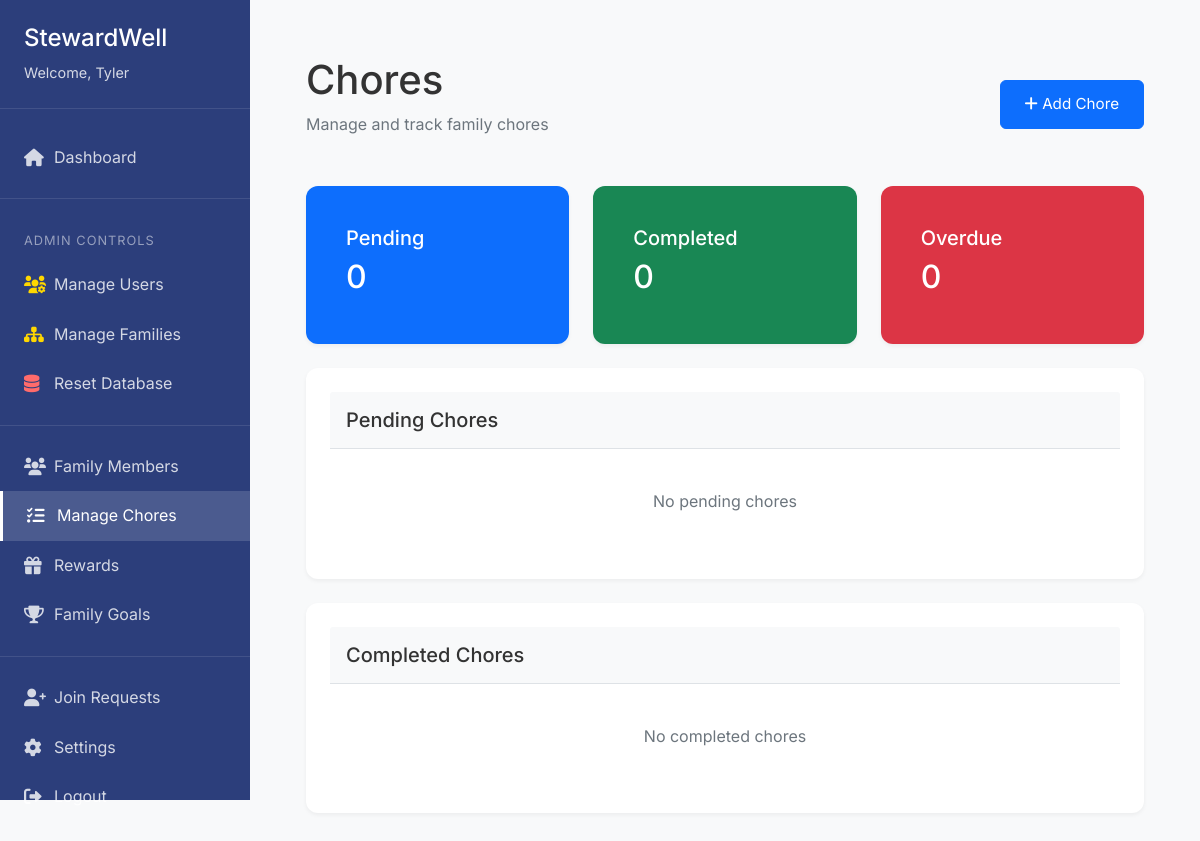
The page /chores/ (signed in) on the database as committed earlier.
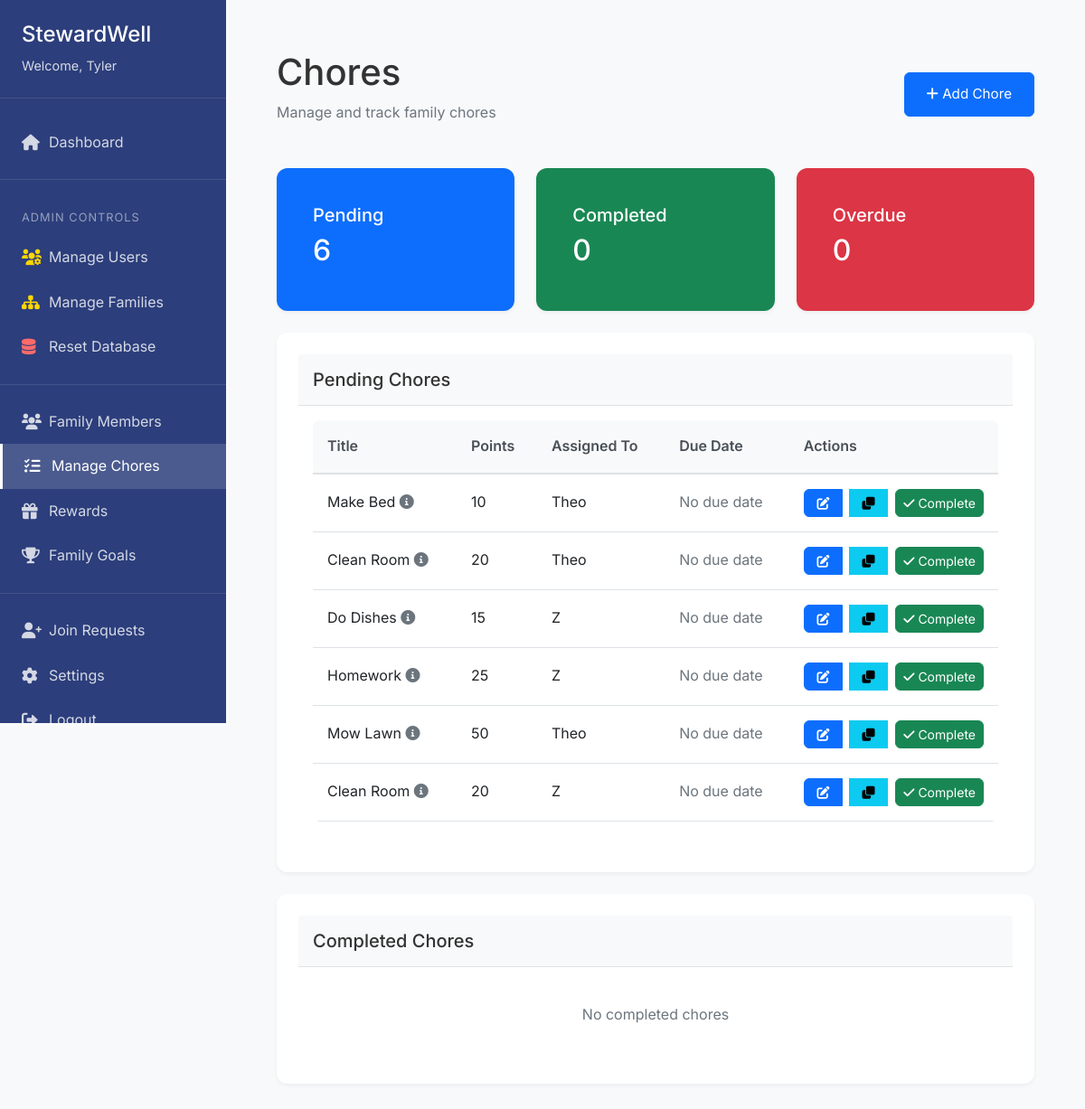
The same page on the database as committed later.
### app/models/user.py (models this page shows)
class User(db.Model, UserMixin):
    id = db.Column(db.Integer, primary_key=True)
    username = db.Column(db.String(64), unique=True, nullable=False)
    email = db.Column(db.String(120), unique=True, nullable=False)
    password_hash = db.Column(db.String(128), nullable=False)
    pin = db.Column(db.String(4))
    created_at = db.Column(db.DateTime, default=datetime.utcnow)
    is_superuser = db.Column(db.Boolean, default=False)
    is_parent = db.Column(db.Boolean, default=False)
    family_id = db.Column(db.Integer, db.ForeignKey('family.id'))
    parent_id = db.Column(db.Integer, db.ForeignKey('user.id'), nullable=True)
    children = db.relationship('User', backref=db.backref('parent', remote_side=[id]))
    coins = db.Column(db.Integer, default=0)
    family_points = db.Column(db.Integer, default=0)

class Chore(db.Model):
    id = db.Column(db.Integer, primary_key=True)
    title = db.Column(db.String(100), nullable=False)
    description = db.Column(db.Text)
    coins = db.Column(db.Integer, default=0)  # Individual reward
    points = db.Column(db.Integer, default=0)  # Family points
    frequency = db.Column(db.String(20))  # daily, weekly, monthly
    due_date = db.Column(db.DateTime)
    created_at = db.Column(db.DateTime, default=datetime.utcnow)
    category_id = db.Column(db.Integer, db.ForeignKey('chore_category.id'))
    family_id = db.Column(db.Integer, db.ForeignKey('family.id'), nullable=False)
    assigned_to_id = db.Column(db.Integer, db.ForeignKey('user.id'))
    created_by_id = db.Column(db.Integer, db.ForeignKey('user.id'), nullable=False)
    assigned_to = db.relationship('User', foreign_keys=[assigned_to_id], backref='assigned_chores')
    created_by = db.relationship('User', foreign_keys=[created_by_id], backref='created_chores')
    status = db.Column(db.String(20), default='pending')  # pending, completed, overdue
    completed_at = db.Column(db.DateTime)

### app/controllers/chores.py (the view)
@chores_bp.route('/')
@login_required
def list_chores():
    if current_user.is_parent:
        chores = Chore.query.filter_by(family_id=current_user.family_id).all()
    else:
        chores = Chore.query.filter_by(
            family_id=current_user.family_id,
            assigned_to_id=current_user.id
        ).all()
    pending_chores = [c for c in chores if c.status == 'pending']
    completed_chores = [c for c in chores if c.status == 'completed']
    overdue_chores = [c for c in chores if c.status == 'overdue']
    categories = ChoreCategory.query.filter_by(family_id=current_user.family_id).all()
    return render_template('chores/list.html',
                         pending_chores=pending_chores,
                         completed_chores=completed_chores,
                         overdue_chores=overdue_chores,
                         categories=categories)

### app/__init__.py (called while the page is built)
@login_manager.user_loader
def load_user(id):
    from app.models.user import User
    return User.query.get(int(id))

### app/templates/chores/list.html (shortened to what this page needs)
{% extends "base.html" %}
{% block authenticated_content %}
<div class="content-container">
    <div class="page-header d-flex justify-content-between align-items-center">
        <div>
            <h1>Chores</h1>
            <p class="text-muted">Manage and track family chores</p>
        </div>
        {% if current_user.is_parent %}
        <button class="btn btn-primary" data-bs-toggle="modal" data-bs-target="#addChoreModal">
            <i class="fas fa-plus"></i> Add Chore
        </button>
        {% endif %}
    </div>
    <div class="row mb-4">
        <div class="col-md-4">
            <div class="card bg-primary text-white">
                <div class="card-body">
                    <h5 class="card-title">Pending</h5>
                    <h2>{{ pending_chores|length }}</h2>
                </div>
            </div>
        </div>
        <div class="col-md-4">
            <div class="card bg-success text-white">
                <div class="card-body">
                    <h5 class="card-title">Completed</h5>
                    <h2>{{ completed_chores|length }}</h2>
                </div>
            </div>
        </div>
        <div class="col-md-4">
            <div class="card bg-danger text-white">
                <div class="card-body">
                    <h5 class="card-title">Overdue</h5>
                    <h2>{{ overdue_chores|length }}</h2>
                </div>
            </div>
        </div>
    </div>
    <div class="card mb-4">
        <div class="card-header">
            <h3>Pending Chores</h3>
        </div>
        <div class="card-body">
            {% if pending_chores %}
            <div class="table-responsive">
                <table class="table">
                    <thead>
                        <tr>
                            <th>Title</th>
                            <th>Points</th>
                            <th>Assigned To</th>
                            <th>Due Date</th>
                            <th>Actions</th>
                        </tr>
                    </thead>
                    <tbody>
                        {% for chore in pending_chores %}
                        <tr>
                            <td>
                                {{ chore.title }}
                                {% if chore.description %}
                                <i class="fas fa-info-circle text-muted"
                                   data-bs-toggle="tooltip"
                                   title="{{ chore.description }}"></i>
                                {% endif %}
                            </td>
                            <td>{{ chore.points }}</td>
                            <td>{{ chore.assigned_to.username }}</td>
                            <td>
                                {% if chore.due_date %}
                                    {{ chore.due_date.strftime('%Y-%m-%d') }}
                                {% else %}
                                    <span class="text-muted">No due date</span>
                                {% endif %}
                            </td>
                            <td>
                                {% if current_user.is_parent or current_user.id == chore.assigned_to_id %}
                                <div class="btn-group">
                                    {% if current_user.is_parent %}
                                    <button class="btn btn-primary btn-sm"
                                            data-bs-toggle="modal"
                                            data-bs-target="#editChoreModal{{ chore.id }}">
                                        <i class="fas fa-edit"></i>
                                    </button>
                                    <button class="btn btn-info btn-sm"
                                            data-bs-toggle="modal"
                                            data-bs-target="#cloneChoreModal{{ chore.id }}">
                                        <i class="fas fa-clone"></i>
                                    </button>
                                    {% endif %}
                                    <form action="{{ url_for('chores.complete_chore', chore_id=chore.id) }}"
                                          method="POST" class="d-inline">
                                        <button type="submit" class="btn btn-success btn-sm">
                                            <i class="fas fa-check"></i> Complete
                                        </button>
                                    </form>
                                </div>
                                {% endif %}
                            </td>
                        </tr>
                        {% endfor %}
                    </tbody>
                </table>
            </div>
            {% else %}
            <p class="text-muted text-center my-4">No pending chores</p>
            {% endif %}
        </div>
    </div>
    <div class="card">
        <div class="card-header">
            <h3>Completed Chores</h3>
        </div>
        <div class="card-body">
            {% if completed_chores %}
            <div class="table-responsive">
                <table class="table">
                    <thead>
                        <tr>
                            <th>Title</th>
                            <th>Points</th>
                            <th>Completed By</th>
                            <th>Completed At</th>
                        </tr>
                    </thead>
                    <tbody>
                        {% for chore in completed_chores %}
                        <tr>
                            <td>{{ chore.title }}</td>
                            <td>{{ chore.points }}</td>
                            <td>{{ chore.assigned_to.username }}</td>
                            <td>{{ chore.completed_at.strftime('%Y-%m-%d %H:%M') }}</td>
                        </tr>
                        {% endfor %}
                    </tbody>
                </table>
            </div>
            {% else %}
            <p class="text-muted text-center my-4">No completed chores</p>
            {% endif %}
        </div>
    </div>
</div>
{% endblock %}

### app/templates/base.html (shortened to what this page needs)
<!DOCTYPE html>
<html lang="en">
<head>
    <link href="https://cdn.jsdelivr.net/npm/bootstrap@5.1.3/dist/css/bootstrap.min.css" rel="stylesheet">
    <link rel="stylesheet" href="https://cdnjs.cloudflare.com/ajax/libs/font-awesome/6.0.0/css/all.min.css">
    <link rel="stylesheet" href="{{ url_for('static', filename='css/style.css') }}">
</head>
<body>
    {% if current_user.is_authenticated %}
        <div class="app-wrapper">
            {% include 'partials/_sidebar.html' %}
            <main class="main-content">
                {% include 'partials/_flash_messages.html' %}
                {% block authenticated_content %}{% endblock %}
            </main>
        </div>
    {% else %}
        {% include 'partials/_navbar.html' %}
        <div class="container">
            {% include 'partials/_flash_messages.html' %}
            {% block content %}{% endblock %}
        </div>
    {% endif %}
</body>
</html>

### app/templates/partials/_sidebar.html (shortened to what this page needs)
<nav class="sidebar">
    <div class="sidebar-header">
        <h1>StewardWell</h1>
        <p>Welcome, {{ current_user.username }}</p>
    </div>
    <div class="sidebar-menu">
        <a href="{{ url_for('main.dashboard') }}" class="menu-item {% if request.endpoint == 'main.dashboard' %}active{% endif %}">
            <i class="fas fa-home"></i>
            <span>Dashboard</span>
        </a>
        {% if current_user.is_superuser %}
            <div class="menu-divider"></div>
            <div class="menu-label">Admin Controls</div>
            <a href="{{ url_for('admin.manage_users') }}" class="menu-item {% if request.endpoint == 'admin.manage_users' %}active{% endif %}">
                <i class="fas fa-users-cog"></i>
                <span>Manage Users</span>
            </a>
            <a href="#" class="menu-item">
                <i class="fas fa-sitemap"></i>
                <span>Manage Families</span>
            </a>
            <a href="{{ url_for('main.reset_db') }}" class="menu-item">
                <i class="fas fa-database"></i>
                <span>Reset Database</span>
            </a>
            <div class="menu-divider"></div>
        {% endif %}
        {% if current_user.is_parent %}
            <a href="{{ url_for('family.members') }}" class="menu-item {% if request.endpoint == 'family.members' %}active{% endif %}">
                <i class="fas fa-users"></i>
                <span>Family Members</span>
            </a>
            <a href="{{ url_for('chores.list_chores') }}" class="menu-item {% if request.endpoint == 'chores.list_chores' %}active{% endif %}">
                <i class="fas fa-tasks"></i>
                <span>Manage Chores</span>
            </a>
            <a href="{{ url_for('rewards.list_rewards') }}" class="menu-item {% if request.endpoint == 'rewards.list_rewards' %}active{% endif %}">
                <i class="fas fa-gift"></i>
                <span>Rewards</span>
            </a>
            <a href="{{ url_for('goals.list_goals') }}" class="menu-item {% if request.endpoint == 'goals.list_goals' %}active{% endif %}">
                <i class="fas fa-trophy"></i>
                <span>Family Goals</span>
            </a>
        {% endif %}
        <div class="menu-divider"></div>
        {% if current_user.is_parent %}
            <a href="{{ url_for('settings.pending_requests') }}" class="menu-item {% if request.endpoint == 'settings.pending_requests' %}active{% endif %}">
                <i class="fas fa-user-plus"></i>
                <span>Join Requests</span>
            </a>
        {% endif %}
        <a href="{{ url_for('settings.profile') }}" class="menu-item {% if request.endpoint == 'settings.profile' %}active{% endif %}">
            <i class="fas fa-cog"></i>
            <span>Settings</span>
        </a>
        <a href="{{ url_for('auth.logout') }}" class="menu-item">
            <i class="fas fa-sign-out-alt"></i>
            <span>Logout</span>
        </a>
    </div>
</nav>

### app/templates/partials/_flash_messages.html (shortened to what this page needs)
<div class="toast-container position-fixed top-0 end-0 p-3">
</div>

### app/static/css/style.css (style rules this page uses)
:root { --primary-color: #4169E1; --secondary-color: #4CAF50; --background-color: #f8f9fa; --text-color: #333; --border-color: #e0e0e0; --shadow: 0 2px 4px rgba(0,0,0,0.05); }
body { background-color: var(--background-color); color: var(--text-color); font-family: 'Inter', -apple-system, BlinkMacSystemFont, sans-serif; line-height: 1.6; }
.btn { padding: 0.75rem 1.5rem; border-radius: 6px; font-size: 0.95rem; transition: all 0.2s ease; text-decoration: none; display: inline-block; }
.card { background: white; padding: 1.5rem; border-radius: 12px; box-shadow: var(--shadow); border: none; }
.card h3 { color: var(--text-color); font-size: 1.1rem; margin-bottom: 1rem; }
.app-wrapper { display: flex; min-height: 100vh; }
.sidebar { width: 250px; background-color: var(--sidebar-bg, #2C3E7B); color: white; padding: 1.5rem 0; display: flex; flex-direction: column; position: fixed; height: 100vh; left: 0; top: 0; }
.main-content { flex: 1; margin-left: 250px; padding: 2rem; background-color: var(--background-color); }
.sidebar-header { padding: 0 1.5rem 1.5rem; border-bottom: 1px solid rgba(255, 255, 255, 0.1); }
.sidebar-header h1 { font-size: 1.5rem; margin-bottom: 0.5rem; color: white; }
.sidebar-header p { font-size: 0.9rem; opacity: 0.8; margin: 0; }
.sidebar-menu { display: flex; flex-direction: column; padding: 1.5rem 0; }
.menu-item { display: flex; align-items: center; padding: 0.75rem 1.5rem; color: rgba(255, 255, 255, 0.8); text-decoration: none; transition: all 0.3s ease; }
.menu-item.active { background-color: rgba(255, 255, 255, 0.15); color: white; border-left: 3px solid white; }
.menu-item i { width: 20px; margin-right: 10px; font-size: 1.1rem; }
.menu-divider { height: 1px; background-color: rgba(255, 255, 255, 0.1); margin: 1rem 0; }
.sidebar-menu a:last-child { margin-top: auto; }
.menu-label { color: rgba(255, 255, 255, 0.5); font-size: 0.8rem; text-transform: uppercase; letter-spacing: 1px; padding: 0.5rem 1.5rem; margin-top: 0.5rem; }
.menu-item i.fas.fa-users-cog, .menu-item i.fas.fa-sitemap, .menu-item i.fas.fa-database { color: #ffd700; }
.menu-item i.fas.fa-database { color: #ff6b6b; }
.content-container { padding: 1.5rem; }
.page-header { margin-bottom: 2rem; }
.page-header h1 { margin-bottom: 0.5rem; }
.table { background: white; border-radius: 8px; overflow: hidden; }
.table th { background-color: #f8f9fa; border-bottom: 2px solid #dee2e6; color: #495057; font-weight: 600; }
.table td, .table th { padding: 1rem; vertical-align: middle; }
.btn-group { display: flex; gap: 0.5rem; }
.btn-sm { padding: 0.25rem 0.5rem; font-size: 0.875rem; }
.card-header { background-color: #f8f9fa; border-bottom: 1px solid #dee2e6; padding: 1rem; }
.card-header h3 { margin: 0; font-size: 1.25rem; color: var(--text-color); }
.toast-container { z-index: 1050; }

Rows that differ between the two databases and show on the page:
now on this page (row edited): Chore: title "Make Bed", points "10", assigned_to.username "Theo", shows "No due date"
added Chore: title "Clean Room", points "20", assigned_to.username "Theo", shows "No due date"
added Chore: title "Do Dishes", points "15", assigned_to.username "Z", shows "No due date"
added Chore: title "Homework", points "25", assigned_to.username "Z", shows "No due date"
added Chore: title "Mow Lawn", points "50", assigned_to.username "Theo", shows "No due date"
added Chore: title "Clean Room", points "20", assigned_to.username "Z", shows "No due date"
Other text that changed with them:
{{ pending_chores|length }}: "0" → "6"
text no longer shown: "No pending chores"
text now shown: "Title Points Assigned To Due Date Actions"
